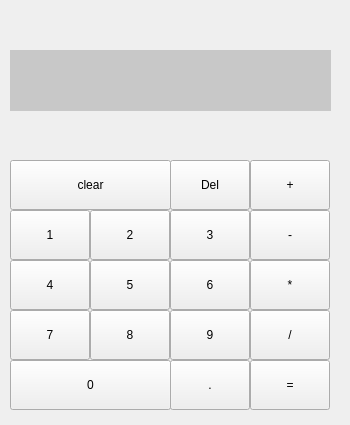
<?xml version="1.0" encoding="UTF-8"?>
<ui version="4.0">
 <class>Form</class>
 <widget class="QWidget" name="Form">
  <property name="geometry">
   <rect>
    <x>0</x>
    <y>0</y>
    <width>350</width>
    <height>425</height>
   </rect>
  </property>
  <property name="windowTitle">
   <string>Form</string>
  </property>
  <widget class="QPushButton" name="button1">
   <property name="geometry">
    <rect>
     <x>10</x>
     <y>210</y>
     <width>80</width>
     <height>50</height>
    </rect>
   </property>
   <property name="text">
    <string>1</string>
   </property>
  </widget>
  <widget class="QPushButton" name="button2">
   <property name="geometry">
    <rect>
     <x>90</x>
     <y>210</y>
     <width>80</width>
     <height>50</height>
    </rect>
   </property>
   <property name="text">
    <string>2</string>
   </property>
  </widget>
  <widget class="QPushButton" name="button3">
   <property name="geometry">
    <rect>
     <x>170</x>
     <y>210</y>
     <width>80</width>
     <height>50</height>
    </rect>
   </property>
   <property name="text">
    <string>3</string>
   </property>
  </widget>
  <widget class="QPushButton" name="button4">
   <property name="geometry">
    <rect>
     <x>10</x>
     <y>260</y>
     <width>80</width>
     <height>50</height>
    </rect>
   </property>
   <property name="text">
    <string>4</string>
   </property>
  </widget>
  <widget class="QPushButton" name="button5">
   <property name="geometry">
    <rect>
     <x>90</x>
     <y>260</y>
     <width>80</width>
     <height>50</height>
    </rect>
   </property>
   <property name="text">
    <string>5</string>
   </property>
  </widget>
  <widget class="QPushButton" name="buttonplus">
   <property name="geometry">
    <rect>
     <x>250</x>
     <y>160</y>
     <width>80</width>
     <height>50</height>
    </rect>
   </property>
   <property name="text">
    <string>+</string>
   </property>
  </widget>
  <widget class="QPushButton" name="buttondelete">
   <property name="geometry">
    <rect>
     <x>170</x>
     <y>160</y>
     <width>80</width>
     <height>50</height>
    </rect>
   </property>
   <property name="styleSheet">
    <string notr="true"/>
   </property>
   <property name="text">
    <string>Del</string>
   </property>
  </widget>
  <widget class="QPushButton" name="button0">
   <property name="geometry">
    <rect>
     <x>10</x>
     <y>360</y>
     <width>161</width>
     <height>50</height>
    </rect>
   </property>
   <property name="text">
    <string>0</string>
   </property>
  </widget>
  <widget class="QPushButton" name="buttonclear">
   <property name="geometry">
    <rect>
     <x>10</x>
     <y>160</y>
     <width>161</width>
     <height>50</height>
    </rect>
   </property>
   <property name="text">
    <string>clear</string>
   </property>
  </widget>
  <widget class="QPushButton" name="button9">
   <property name="geometry">
    <rect>
     <x>170</x>
     <y>310</y>
     <width>80</width>
     <height>50</height>
    </rect>
   </property>
   <property name="text">
    <string>9</string>
   </property>
  </widget>
  <widget class="QPushButton" name="button8">
   <property name="geometry">
    <rect>
     <x>90</x>
     <y>310</y>
     <width>80</width>
     <height>50</height>
    </rect>
   </property>
   <property name="text">
    <string>8</string>
   </property>
  </widget>
  <widget class="QPushButton" name="button7">
   <property name="geometry">
    <rect>
     <x>10</x>
     <y>310</y>
     <width>80</width>
     <height>50</height>
    </rect>
   </property>
   <property name="text">
    <string>7</string>
   </property>
  </widget>
  <widget class="QPushButton" name="button6">
   <property name="geometry">
    <rect>
     <x>170</x>
     <y>260</y>
     <width>80</width>
     <height>50</height>
    </rect>
   </property>
   <property name="text">
    <string>6</string>
   </property>
  </widget>
  <widget class="QPushButton" name="buttonminus">
   <property name="geometry">
    <rect>
     <x>250</x>
     <y>210</y>
     <width>80</width>
     <height>50</height>
    </rect>
   </property>
   <property name="text">
    <string>-</string>
   </property>
  </widget>
  <widget class="QPushButton" name="buttonmult">
   <property name="geometry">
    <rect>
     <x>250</x>
     <y>260</y>
     <width>80</width>
     <height>50</height>
    </rect>
   </property>
   <property name="text">
    <string>*</string>
   </property>
  </widget>
  <widget class="QPushButton" name="buttondiv">
   <property name="geometry">
    <rect>
     <x>250</x>
     <y>310</y>
     <width>80</width>
     <height>50</height>
    </rect>
   </property>
   <property name="text">
    <string>/</string>
   </property>
  </widget>
  <widget class="QPushButton" name="dot">
   <property name="geometry">
    <rect>
     <x>170</x>
     <y>360</y>
     <width>80</width>
     <height>50</height>
    </rect>
   </property>
   <property name="text">
    <string>.</string>
   </property>
  </widget>
  <widget class="QLabel" name="output_Results">
   <property name="geometry">
    <rect>
     <x>10</x>
     <y>50</y>
     <width>321</width>
     <height>61</height>
    </rect>
   </property>
   <property name="font">
    <font>
     <weight>50</weight>
     <bold>false</bold>
    </font>
   </property>
   <property name="autoFillBackground">
    <bool>false</bool>
   </property>
   <property name="styleSheet">
    <string notr="true">background-color: rgb(200, 200, 200);</string>
   </property>
   <property name="text">
    <string/>
   </property>
   <property name="margin">
    <number>0</number>
   </property>
  </widget>
  <widget class="QPushButton" name="pushButton">
   <property name="geometry">
    <rect>
     <x>250</x>
     <y>360</y>
     <width>80</width>
     <height>50</height>
    </rect>
   </property>
   <property name="text">
    <string>=</string>
   </property>
  </widget>
  <zorder>output_Results</zorder>
  <zorder>button1</zorder>
  <zorder>button2</zorder>
  <zorder>button3</zorder>
  <zorder>button4</zorder>
  <zorder>button5</zorder>
  <zorder>buttonplus</zorder>
  <zorder>buttondelete</zorder>
  <zorder>button0</zorder>
  <zorder>buttonclear</zorder>
  <zorder>button9</zorder>
  <zorder>button8</zorder>
  <zorder>button7</zorder>
  <zorder>button6</zorder>
  <zorder>buttonminus</zorder>
  <zorder>buttonmult</zorder>
  <zorder>buttondiv</zorder>
  <zorder>dot</zorder>
  <zorder>pushButton</zorder>
 </widget>
 <resources/>
 <connections/>
</ui>
